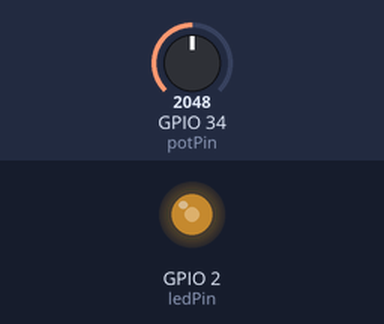
A sketch run on a simulated ESP32. On the bench: output pins drawn as LEDs (lit = HIGH). Inputs (shaded band) come from the test bench; at power-on: GPIO 34 (potPin) = 2048.

Above: at 1.2 s.
1.3 s: GPIO 34 (potPin) set to 2866
At 2.5 s:
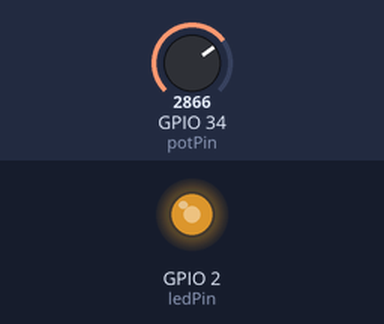
2.8 s: GPIO 34 (potPin) set to 3603
At 3.8 s:
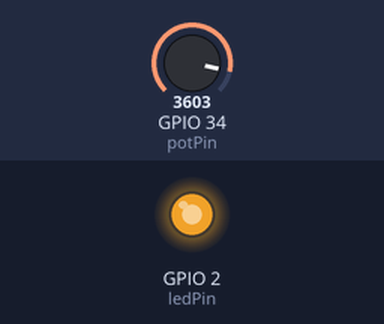
4.3 s: GPIO 34 (potPin) set to 491
At 4.9 s:
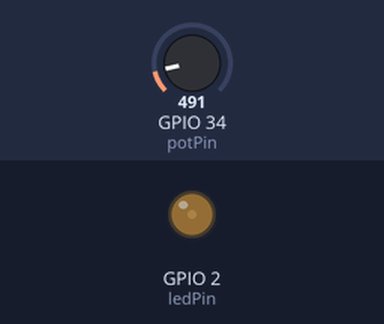
5.8 s: GPIO 34 (potPin) set to 0
At 6.9 s:
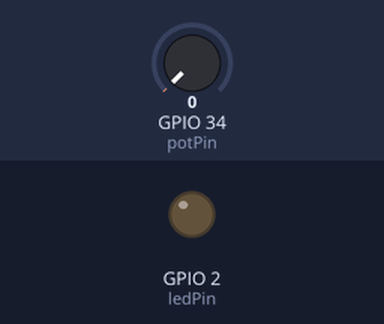
7.3 s: GPIO 34 (potPin) set to 2047
At 8.1 s:
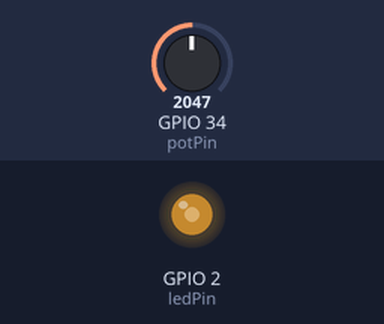
Timing chart, 0 to 9.8 s (numbered marks = the images above; inputs shaded):
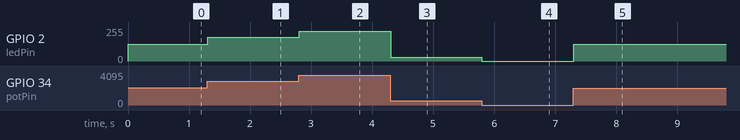

The sketch:

main.ino
```cpp
const int potPin = 34;
const int ledPin = 2;

int potValue;
int brightness;

void setup() {
  ledcAttach(ledPin, 5000, 8);
}

void loop() {

  potValue = analogRead(potPin);
  brightness = map(potValue, 0, 4095, 0, 255);

  ledcWrite(ledPin, brightness);

  delay(10);
}
```

Measured:
- after the input at 1.3 s, GPIO 2 (ledPin): 127/255 → 177/255 at once
- after the input at 2.8 s, GPIO 2 (ledPin): 177/255 → 223/255 at once
- after the input at 4.3 s, GPIO 2 (ledPin): 223/255 → 30/255 at once
- after the input at 5.8 s, GPIO 2 (ledPin): 30/255 → 0/255 at once
- after the input at 7.3 s, GPIO 2 (ledPin): 0/255 → 127/255 at once
